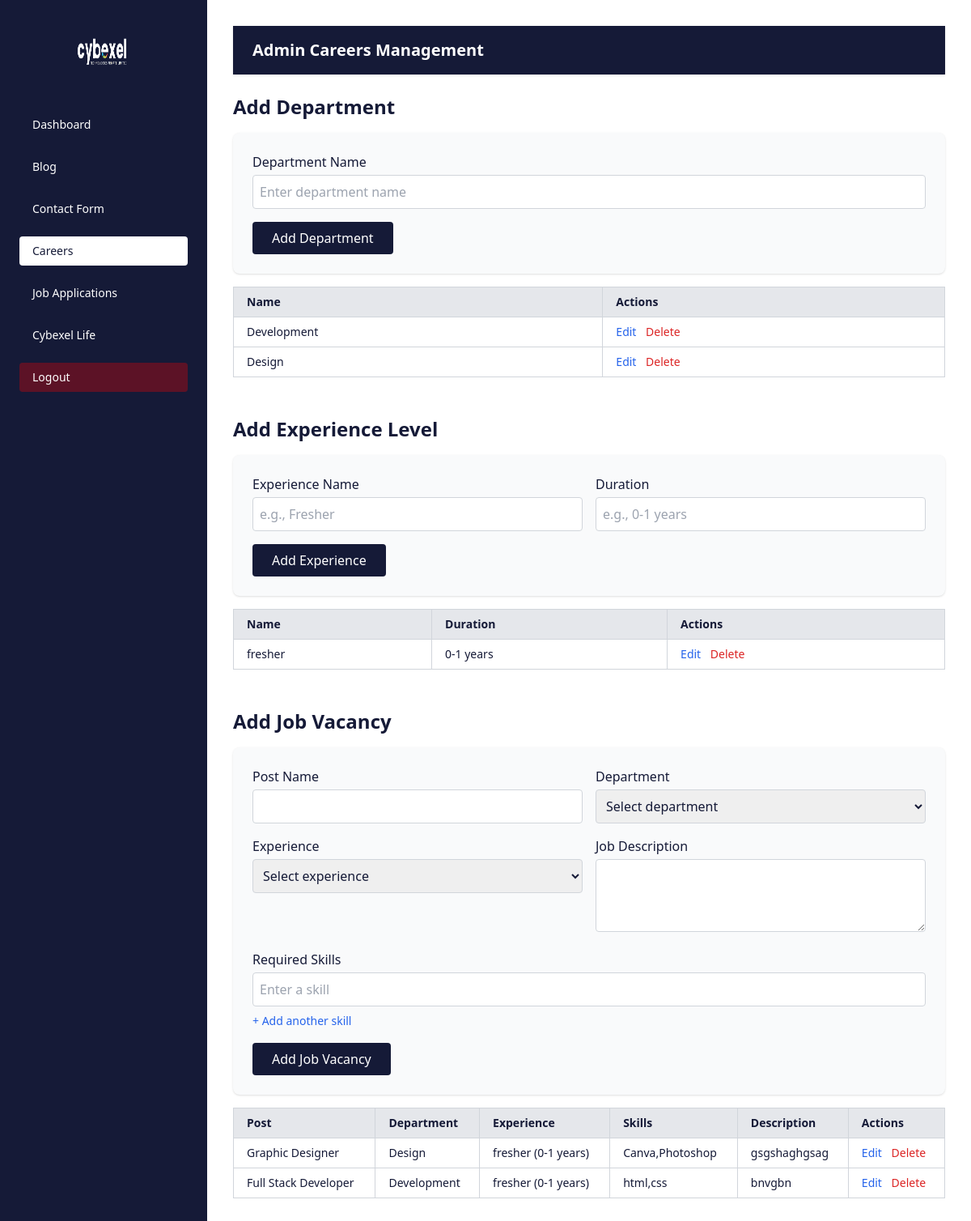
/admin_careers, run on an earlier commit of the app's database.
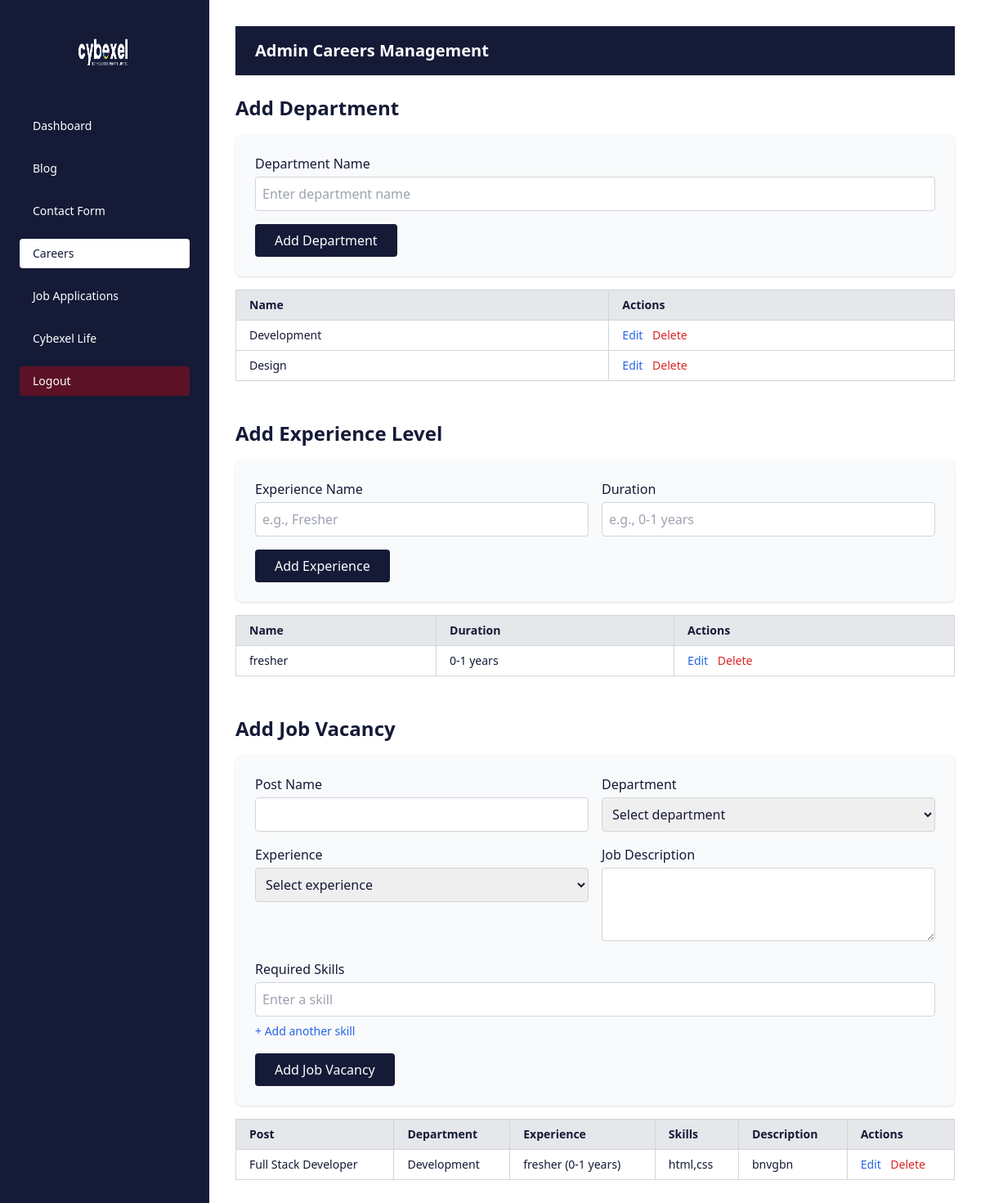
And on a later commit of the database.
### cybexelapp/models.py (models this page shows, shortened)
class Department(models.Model):
    name = models.CharField(max_length=100, unique=True)

class Experience(models.Model):
    name = models.CharField(max_length=100)         # e.g. Fresher, Internship
    duration = models.CharField(max_length=50)      # e.g. 0–1 years

class JobVacancy(models.Model):
    post_name = models.CharField(max_length=255)
    department = models.ForeignKey(Department, on_delete=models.CASCADE)
    experience = models.ForeignKey(Experience, on_delete=models.CASCADE)
    job_description = models.TextField()
    responsibilities = models.TextField(blank=True, null=True)  # For multiple lines
    required_skills = models.TextField(blank=True, null=True)

### cybexelapp/views.py (the view, shortened to what this page needs)
# urls.py: path('admin_careers', views.admin_careers, name='admin_careers'),
def admin_careers(request):
    edit_department = None
    edit_experience = None
    edit_job = None
    edit_type = request.GET.get("edit_type")
    edit_id = request.GET.get("id")
    if edit_type == "department":
        edit_department = get_object_or_404(Department, pk=edit_id)
    elif edit_type == "experience":
        edit_experience = get_object_or_404(Experience, pk=edit_id)
    elif edit_type == "job":
        edit_job = get_object_or_404(JobVacancy, pk=edit_id)
        if edit_job.required_skills:
            skills_list = edit_job.required_skills.split(",")
        else:
            skills_list = []
    else:
        skills_list = []
    context = {
    "departments": Department.objects.all(),
    "experiences": Experience.objects.all(),
    "jobs": JobVacancy.objects.all(),
    "edit_department": edit_department,
    "edit_experience": edit_experience,
    "edit_job": edit_job,
    "skills_list": skills_list,
}
    return render(request, "admin_careers.html", context)

### cybexelapp/templates/admin_careers.html (shortened to what the changed rows need)
{% load static %}
<!DOCTYPE html>
<html lang="en">
<head>
  <script src="https://cdn.tailwindcss.com"></script>
</head>
<body class="bg-white text-[#151a37] font-sans">
  <div class="flex min-h-screen">
<main class="flex-1 p-8 overflow-y-auto pl-[18rem]">
  <div class="w-full bg-[#151a37] text-white py-4 px-6 shadow mb-6">
    <h2 class="text-xl font-semibold">Admin Careers Management</h2>
  </div>
<section class="mb-12">
  <h2 class="text-2xl font-semibold mb-4">{% if edit_department %}Edit{% else %}Add{% endif %} Department</h2>
  <div class="overflow-x-auto mt-4">
    <table class="w-full border border-gray-300 text-sm text-left">
      <thead class="bg-gray-200">
        <tr>
          <th class="border border-gray-300 px-4 py-2">Name</th>
          <th class="border border-gray-300 px-4 py-2">Actions</th>
        </tr>
      </thead>
      <tbody>
        {% for dept in departments %}
        <tr class="bg-white hover:bg-gray-50">
          <td class="border border-gray-300 px-4 py-2">{{ dept.name }}</td>
          <td class="border border-gray-300 px-4 py-2">
            <a href="?edit_type=department&id={{ dept.id }}" class="text-blue-600 hover:underline mr-2">Edit</a>
            <a href="{% url 'delete_department' dept.id %}" class="text-red-600 hover:underline">Delete</a>
          </td>
        </tr>
        {% endfor %}
      </tbody>
    </table>
  </div>
</section>
<section class="mb-12">
  <h2 class="text-2xl font-semibold mb-4">{% if edit_experience %}Edit{% else %}Add{% endif %} Experience Level</h2>
  <div class="overflow-x-auto mt-4">
    <table class="w-full border border-gray-300 text-sm text-left">
      <thead class="bg-gray-200">
        <tr>
          <th class="border border-gray-300 px-4 py-2">Name</th>
          <th class="border border-gray-300 px-4 py-2">Duration</th>
          <th class="border border-gray-300 px-4 py-2">Actions</th>
        </tr>
      </thead>
      <tbody>
        {% for exp in experiences %}
        <tr class="bg-white hover:bg-gray-50">
          <td class="border border-gray-300 px-4 py-2">{{ exp.name }}</td>
          <td class="border border-gray-300 px-4 py-2">{{ exp.duration }}</td>
          <td class="border border-gray-300 px-4 py-2">
            <a href="?edit_type=experience&id={{ exp.id }}" class="text-blue-600 hover:underline mr-2">Edit</a>
            <a href="{% url 'delete_experience' exp.id %}" class="text-red-600 hover:underline">Delete</a>
          </td>
        </tr>
        {% endfor %}
      </tbody>
    </table>
  </div>
</section>
<section>
  <h2 class="text-2xl font-semibold mb-4">{% if edit_job %}Edit{% else %}Add{% endif %} Job Vacancy</h2>
  <div class="overflow-x-auto mt-4">
    <table class="w-full border border-gray-300 text-sm text-left">
      <thead class="bg-gray-200">
        <tr>
          <th class="border border-gray-300 px-4 py-2">Post</th>
          <th class="border border-gray-300 px-4 py-2">Department</th>
          <th class="border border-gray-300 px-4 py-2">Experience</th>
          <th class="border border-gray-300 px-4 py-2">Skills</th>
          <th class="border border-gray-300 px-4 py-2">Description</th>
          <th class="border border-gray-300 px-4 py-2">Actions</th>
        </tr>
      </thead>
      <tbody>
        {% for job in jobs %}
        <tr class="bg-white hover:bg-gray-50">
          <td class="border border-gray-300 px-4 py-2">{{ job.post_name }}</td>
          <td class="border border-gray-300 px-4 py-2">{{ job.department.name }}</td>
          <td class="border border-gray-300 px-4 py-2">{{ job.experience.name }} ({{ job.experience.duration }})</td>
          <td class="border border-gray-300 px-4 py-2">
            {% if job.required_skills %}
            {{ job.required_skills }}
            {% else %}-{% endif %}
          </td>
          <td class="border border-gray-300 px-4 py-2">{{ job.job_description|safe }}</td>
          <td class="border border-gray-300 px-4 py-2">
            <a href="?edit_type=job&id={{ job.id }}" class="text-blue-600 hover:underline mr-2">Edit</a>
            <a href="{% url 'delete_job' job.id %}" class="text-red-600 hover:underline">Delete</a>
          </td>
        </tr>
        {% endfor %}
      </tbody>
    </table>
  </div>
</section>
</main>
</div>
</body>
</html>

What changed in the data, as far as the page shows it:
removed JobVacancy: post_name "Graphic Designer", department.name "Design", experience.name "fresher", experience.duration "0-1 years", required_skills "Canva,Photoshop", job_description "gsgshaghgsag"
